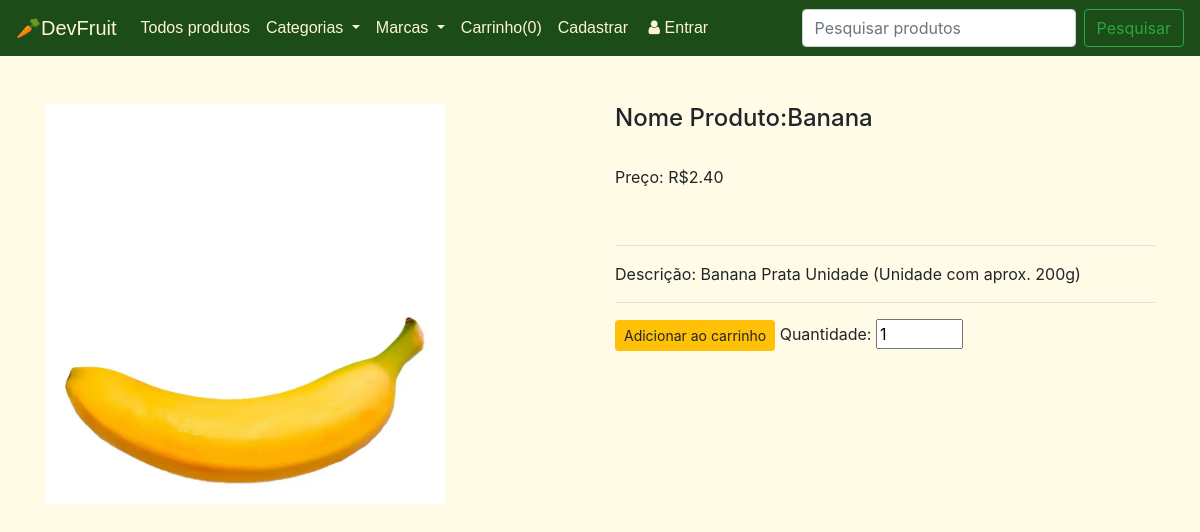
The app's page /produto/2 with its own data.
### loja/produtos/models.py (models this page shows, shortened)
class Produto(db.Model):
    id = db.Column(db.Integer, primary_key=True)
    name = db.Column(db.String(80), nullable=False)
    price = db.Column(db.Numeric(10,2), nullable=False)
    discount = db.Column(db.Integer, default=0)
    stock = db.Column(db.Integer, nullable=False)
    weight= db.Column(db.Float, nullable=False)
    description= db.Column(db.Text, nullable=False)
    pub_date = db.Column(db.DateTime, nullable=False, default=datetime.utcnow)
    marca_id = db.Column(db.Integer, db.ForeignKey('marca.id'),nullable=False)
    marca = db.relationship('Marca', backref=db.backref('marcas', lazy=True))
    categoria_id = db.Column(db.Integer, db.ForeignKey('categoria.id'),nullable=False)
    categoria = db.relationship('Categoria', backref=db.backref('categorias', lazy=True))
    image= db.Column(db.String(150), nullable=True, default='image.jpg')

### loja/produtos/rotas.py (the view)
@app.route('/produto/<int:id>')
def pagina_unica(id):
    produto = Produto.query.get_or_404(id)
    return render_template('produtos/pagina_unica.html',produto=produto, marcas=marcas(), categorias=categorias())

### loja/produtos/rotas.py (called while the page is built)
def marcas():
    marcas = marcas = Marca.query.join(Produto, (Marca.id == Produto.marca_id)).all()
    return marcas

def categorias():
    categorias = Categoria.query.join(Produto, (Categoria.id == Produto.categoria_id)).all()
    return categorias

### loja/templates/produtos/pagina_unica.html (shortened to what this page needs)
{% extends "layouts.html" %}
{% block content %}
{% include "navbar.html" %}
<div class="container mt-5">
    <div class="row">
        <div class="col-md-6" id="marca_image">
            <img src="{{url_for('static',filename='images/'+ produto.name+'.jpg')}}" alt="{{produto.name}}" height="400">
        </div>
            <div class="col-md-6">
                <h4> Nome Produto:{{produto.name}}</h4>
                <br>
                <p>Preço: R${{produto.price}}</p>
                <br>
                <hr>
                <p>Descrição: {{produto.description}}</p>
                <hr>
                <form action="{{url_for('AddCart')}}" method="POST">
                    <button type="submit" class="btn btn-sm btn-warning">Adicionar ao carrinho</button>
                    <label for=""> Quantidade: </label>
                    <input type="number" name="quantity" id="" value="1" min="1" max="{{produto.stock}}">
                </form>
            </div>
    </div>
</div>
{% endblock content %}

### records on screen
Produto: name (picture), name "Banana", price "2.40", description "Banana Prata Unidade (Unidade com aprox. 200g)"

### other values on screen
{{ session['LojainCarrinho']|length }} "0"
